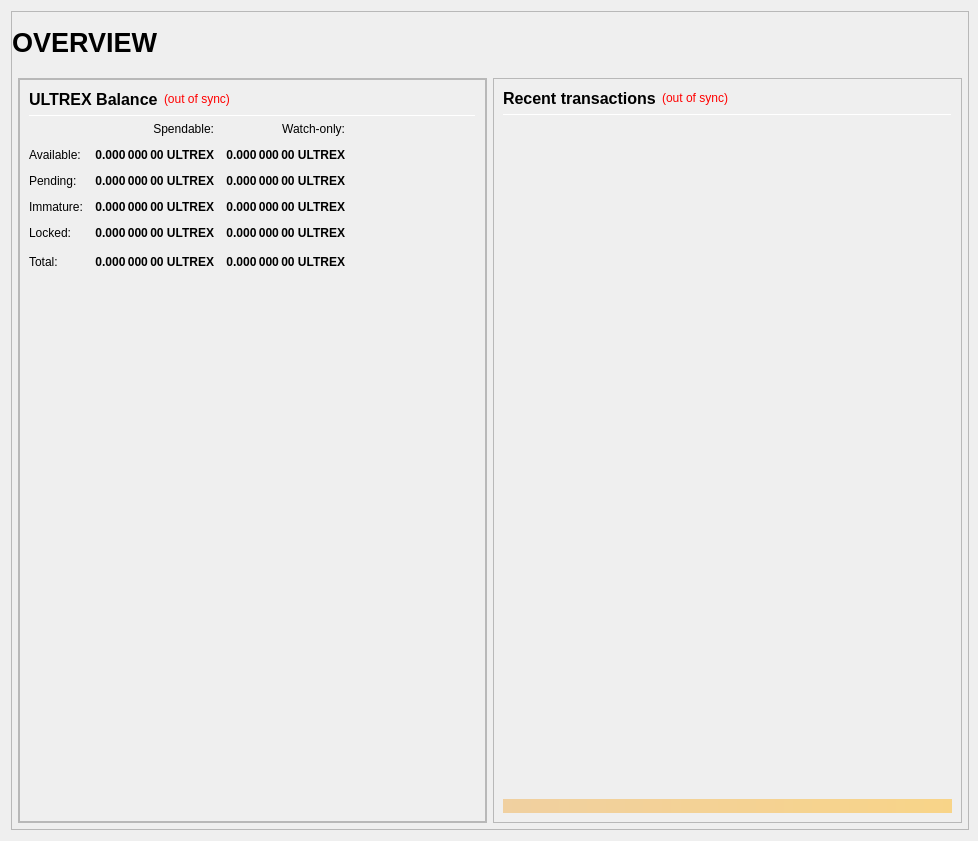
<?xml version="1.0" encoding="UTF-8"?>
<ui version="4.0">
 <class>OverviewPage</class>
 <widget class="QWidget" name="OverviewPage">
  <property name="geometry">
   <rect>
    <x>0</x>
    <y>0</y>
    <width>978</width>
    <height>841</height>
   </rect>
  </property>
  <property name="minimumSize">
   <size>
    <width>960</width>
    <height>682</height>
   </size>
  </property>
  <property name="windowTitle">
   <string>Form</string>
  </property>
  <layout class="QVBoxLayout" name="topLayout" stretch="1">
   <property name="rightMargin">
    <number>9</number>
   </property>
   <item>
    <widget class="QFrame" name="frame_BG">
     <property name="minimumSize">
      <size>
       <width>850</width>
       <height>610</height>
      </size>
     </property>
     <property name="maximumSize">
      <size>
       <width>16777215</width>
       <height>16777215</height>
      </size>
     </property>
     <property name="frameShape">
      <enum>QFrame::StyledPanel</enum>
     </property>
     <property name="frameShadow">
      <enum>QFrame::Raised</enum>
     </property>
     <layout class="QVBoxLayout" name="verticalLayout_3" stretch="1">
      <property name="leftMargin">
       <number>0</number>
      </property>
      <property name="topMargin">
       <number>0</number>
      </property>
      <property name="rightMargin">
       <number>0</number>
      </property>
      <property name="bottomMargin">
       <number>6</number>
      </property>
      <item>
       <layout class="QVBoxLayout" name="verticalLayout_Master" stretch="0,1">
        <property name="leftMargin">
         <number>0</number>
        </property>
        <property name="topMargin">
         <number>0</number>
        </property>
        <property name="rightMargin">
         <number>0</number>
        </property>
        <property name="bottomMargin">
         <number>0</number>
        </property>
        <item>
         <widget class="QFrame" name="frame_Header">
          <layout class="QVBoxLayout" name="verticalLayout_Header" stretch="0">
           <property name="leftMargin">
            <number>0</number>
           </property>
           <property name="topMargin">
            <number>0</number>
           </property>
           <property name="rightMargin">
            <number>0</number>
           </property>
           <property name="bottomMargin">
            <number>0</number>
           </property>
           <item>
            <layout class="QHBoxLayout" name="horizontalLayout_Header" stretch="1,0,1">
             <property name="spacing">
              <number>6</number>
             </property>
             <item>
              <widget class="QLabel" name="labelOverviewHeaderLeft">
               <property name="minimumSize">
                <size>
                 <width>464</width>
                 <height>60</height>
                </size>
               </property>
               <property name="maximumSize">
                <size>
                 <width>16777215</width>
                 <height>60</height>
                </size>
               </property>
               <property name="font">
                <font>
                 <pointsize>20</pointsize>
                 <weight>75</weight>
                 <bold>true</bold>
                </font>
               </property>
               <property name="text">
                <string>OVERVIEW</string>
               </property>
               <property name="alignment">
                <set>Qt::AlignLeading|Qt::AlignLeft|Qt::AlignVCenter</set>
               </property>
              </widget>
             </item>
             <item>
              <spacer name="horizontalSpacer_Header">
               <property name="orientation">
                <enum>Qt::Horizontal</enum>
               </property>
               <property name="sizeHint" stdset="0">
                <size>
                 <width>40</width>
                 <height>20</height>
                </size>
               </property>
              </spacer>
             </item>
             <item>
              <widget class="QLabel" name="labelOverviewHeaderRight">
               <property name="minimumSize">
                <size>
                 <width>464</width>
                 <height>60</height>
                </size>
               </property>
               <property name="maximumSize">
                <size>
                 <width>16777215</width>
                 <height>60</height>
                </size>
               </property>
               <property name="font">
                <font>
                 <pointsize>14</pointsize>
                </font>
               </property>
               <property name="text">
                <string/>
               </property>
               <property name="alignment">
                <set>Qt::AlignRight|Qt::AlignTrailing|Qt::AlignVCenter</set>
               </property>
              </widget>
             </item>
            </layout>
           </item>
          </layout>
         </widget>
        </item>
        <item>
         <widget class="QFrame" name="frame_Content">
          <layout class="QVBoxLayout" name="verticalLayout_Content">
           <property name="leftMargin">
            <number>6</number>
           </property>
           <property name="topMargin">
            <number>0</number>
           </property>
           <property name="rightMargin">
            <number>6</number>
           </property>
           <property name="bottomMargin">
            <number>0</number>
           </property>
           <item>
            <layout class="QHBoxLayout" name="horizontalLayout_Content" stretch="1,1">
             <property name="spacing">
              <number>6</number>
             </property>
             <item>
              <layout class="QVBoxLayout" name="verticalLayout_left" stretch="1">
               <item>
                <widget class="QFrame" name="frameObfuscation">
                 <property name="minimumSize">
                  <size>
                   <width>0</width>
                   <height>0</height>
                  </size>
                 </property>
                 <property name="frameShape">
                  <enum>QFrame::StyledPanel</enum>
                 </property>
                 <property name="frameShadow">
                  <enum>QFrame::Raised</enum>
                 </property>
                 <layout class="QVBoxLayout" name="verticalLayout" stretch="0,0,0">
                  <property name="leftMargin">
                   <number>0</number>
                  </property>
                  <property name="topMargin">
                   <number>0</number>
                  </property>
                  <property name="rightMargin">
                   <number>0</number>
                  </property>
                  <property name="bottomMargin">
                   <number>0</number>
                  </property>
                  <item>
                   <widget class="QFrame" name="frame_Balances">
                    <property name="frameShape">
                     <enum>QFrame::StyledPanel</enum>
                    </property>
                    <property name="frameShadow">
                     <enum>QFrame::Raised</enum>
                    </property>
                    <layout class="QVBoxLayout" name="verticalLayout_4">
                     <item>
                      <layout class="QHBoxLayout" name="horizontalLayout_4">
                       <item>
                        <widget class="QLabel" name="label_5">
                         <property name="minimumSize">
                          <size>
                           <width>0</width>
                           <height>20</height>
                          </size>
                         </property>
                         <property name="font">
                          <font>
                           <pointsize>12</pointsize>
                           <weight>75</weight>
                           <bold>true</bold>
                          </font>
                         </property>
                         <property name="text">
                          <string>ULTREX Balance</string>
                         </property>
                        </widget>
                       </item>
					   <item>
                        <widget class="QLabel" name="labelWalletStatus">
                         <property name="cursor">
                          <cursorShape>WhatsThisCursor</cursorShape>
                         </property>
                         <property name="toolTip">
                          <string>The displayed information may be out of date. Your wallet automatically synchronizes with the Ultrachaint network after a connection is established, but this process has not completed yet.</string>
                         </property>
                         <property name="styleSheet">
                          <string notr="true">QLabel { color: red; }</string>
                         </property>
                         <property name="text">
                          <string notr="true">(out of sync)</string>
                         </property>
                         <property name="alignment">
                          <set>Qt::AlignLeading|Qt::AlignLeft|Qt::AlignVCenter</set>
                         </property>
                        </widget>
                       </item>
                       <item>
                        <spacer name="horizontalSpacer_3">
                         <property name="orientation">
                          <enum>Qt::Horizontal</enum>
                         </property>
                         <property name="sizeHint" stdset="0">
                          <size>
                           <width>40</width>
                           <height>20</height>
                          </size>
                         </property>
                        </spacer>
                       </item>
                      </layout>
                     </item>
                     <item>
                      <widget class="Line" name="line_Balance">
                       <property name="minimumSize">
                        <size>
                         <width>0</width>
                         <height>1</height>
                        </size>
                       </property>
                       <property name="maximumSize">
                        <size>
                         <width>16777215</width>
                         <height>1</height>
                        </size>
                       </property>
                       <property name="orientation">
                        <enum>Qt::Horizontal</enum>
                       </property>
                      </widget>
                     </item>
                     <item>
                      <layout class="QGridLayout" name="gridLayout">
                       <property name="spacing">
                        <number>12</number>
                       </property>
                       <item row="0" column="1">
                        <widget class="QLabel" name="labelSpendable">
                         <property name="text">
                          <string>Spendable:</string>
                         </property>
                         <property name="alignment">
                          <set>Qt::AlignRight|Qt::AlignTrailing|Qt::AlignVCenter</set>
                         </property>
                        </widget>
                       </item>
                       <item row="0" column="2">
                        <widget class="QLabel" name="labelWatchonly">
                         <property name="text">
                          <string>Watch-only:</string>
                         </property>
                         <property name="alignment">
                          <set>Qt::AlignRight|Qt::AlignTrailing|Qt::AlignVCenter</set>
                         </property>
                        </widget>
                       </item>
                       <item row="1" column="0">
                        <widget class="QLabel" name="labelBalanceText">
                         <property name="text">
                          <string>Available:</string>
                         </property>
                        </widget>
                       </item>
                       <item row="1" column="1">
                        <widget class="QLabel" name="labelBalance">
                         <property name="font">
                          <font>
                           <weight>75</weight>
                           <bold>true</bold>
                          </font>
                         </property>
                         <property name="cursor">
                          <cursorShape>IBeamCursor</cursorShape>
                         </property>
                         <property name="toolTip">
                          <string>Your current spendable balance</string>
                         </property>
                         <property name="text">
                          <string notr="true">0.000 000 00 ULTREX</string>
                         </property>
                         <property name="alignment">
                          <set>Qt::AlignRight|Qt::AlignTrailing|Qt::AlignVCenter</set>
                         </property>
                         <property name="textInteractionFlags">
                          <set>Qt::LinksAccessibleByMouse|Qt::TextSelectableByKeyboard|Qt::TextSelectableByMouse</set>
                         </property>
                        </widget>
                       </item>
                       <item row="1" column="2">
                        <widget class="QLabel" name="labelWatchAvailable">
                         <property name="font">
                          <font>
                           <weight>75</weight>
                           <bold>true</bold>
                          </font>
                         </property>
                         <property name="cursor">
                          <cursorShape>IBeamCursor</cursorShape>
                         </property>
                         <property name="toolTip">
                          <string>Your current balance in watch-only addresses</string>
                         </property>
                         <property name="text">
                          <string notr="true">0.000 000 00 ULTREX</string>
                         </property>
                         <property name="alignment">
                          <set>Qt::AlignRight|Qt::AlignTrailing|Qt::AlignVCenter</set>
                         </property>
                         <property name="textInteractionFlags">
                          <set>Qt::LinksAccessibleByMouse|Qt::TextSelectableByKeyboard|Qt::TextSelectableByMouse</set>
                         </property>
                        </widget>
                       </item>
                       <item row="2" column="0">
                        <widget class="QLabel" name="labelPendingText">
                         <property name="text">
                          <string>Pending:</string>
                         </property>
                        </widget>
                       </item>
                       <item row="2" column="1">
                        <widget class="QLabel" name="labelUnconfirmed">
                         <property name="font">
                          <font>
                           <weight>75</weight>
                           <bold>true</bold>
                          </font>
                         </property>
                         <property name="cursor">
                          <cursorShape>IBeamCursor</cursorShape>
                         </property>
                         <property name="toolTip">
                          <string>Total of transactions that have yet to be confirmed, and do not yet count toward the spendable balance</string>
                         </property>
                         <property name="text">
                          <string notr="true">0.000 000 00 ULTREX</string>
                         </property>
                         <property name="alignment">
                          <set>Qt::AlignRight|Qt::AlignTrailing|Qt::AlignVCenter</set>
                         </property>
                         <property name="textInteractionFlags">
                          <set>Qt::LinksAccessibleByMouse|Qt::TextSelectableByKeyboard|Qt::TextSelectableByMouse</set>
                         </property>
                        </widget>
                       </item>
                       <item row="2" column="2">
                        <widget class="QLabel" name="labelWatchPending">
                         <property name="font">
                          <font>
                           <weight>75</weight>
                           <bold>true</bold>
                          </font>
                         </property>
                         <property name="cursor">
                          <cursorShape>IBeamCursor</cursorShape>
                         </property>
                         <property name="toolTip">
                          <string>Unconfirmed transactions to watch-only addresses</string>
                         </property>
                         <property name="text">
                          <string notr="true">0.000 000 00 ULTREX</string>
                         </property>
                         <property name="alignment">
                          <set>Qt::AlignRight|Qt::AlignTrailing|Qt::AlignVCenter</set>
                         </property>
                         <property name="textInteractionFlags">
                          <set>Qt::LinksAccessibleByMouse|Qt::TextSelectableByKeyboard|Qt::TextSelectableByMouse</set>
                         </property>
                        </widget>
                       </item>
                       <item row="3" column="0">
                        <widget class="QLabel" name="labelImmatureText">
                         <property name="text">
                          <string>Immature:</string>
                         </property>
                        </widget>
                       </item>
                       <item row="3" column="1">
                        <widget class="QLabel" name="labelImmature">
                         <property name="font">
                          <font>
                           <weight>75</weight>
                           <bold>true</bold>
                          </font>
                         </property>
                         <property name="cursor">
                          <cursorShape>IBeamCursor</cursorShape>
                         </property>
                         <property name="toolTip">
                          <string>Staked or masternode rewards that has not yet matured</string>
                         </property>
                         <property name="text">
                          <string notr="true">0.000 000 00 ULTREX</string>
                         </property>
                         <property name="alignment">
                          <set>Qt::AlignRight|Qt::AlignTrailing|Qt::AlignVCenter</set>
                         </property>
                         <property name="textInteractionFlags">
                          <set>Qt::LinksAccessibleByMouse|Qt::TextSelectableByKeyboard|Qt::TextSelectableByMouse</set>
                         </property>
                        </widget>
                       </item>
                       <item row="3" column="2">
                        <widget class="QLabel" name="labelWatchImmature">
                         <property name="font">
                          <font>
                           <weight>75</weight>
                           <bold>true</bold>
                          </font>
                         </property>
                         <property name="cursor">
                          <cursorShape>IBeamCursor</cursorShape>
                         </property>
                         <property name="toolTip">
                          <string>Staked or masternode rewards in watch-only addresses that has not yet matured</string>
                         </property>
                         <property name="text">
                          <string notr="true">0.000 000 00 ULTREX</string>
                         </property>
                         <property name="alignment">
                          <set>Qt::AlignRight|Qt::AlignTrailing|Qt::AlignVCenter</set>
                         </property>
                         <property name="textInteractionFlags">
                          <set>Qt::LinksAccessibleByMouse|Qt::TextSelectableByKeyboard|Qt::TextSelectableByMouse</set>
                         </property>
                        </widget>
                       </item>
                       <item row="4" column="0">
                        <widget class="QLabel" name="labelLockedBalanceText">
                         <property name="toolTip">
                          <string>Locked ULTREX or Masternode collaterals. These are excluded from zULTREX minting.</string>
                         </property>
                         <property name="text">
                          <string>Locked:</string>
                         </property>
                        </widget>
                       </item>
                       <item row="4" column="1">
                        <widget class="QLabel" name="labelLockedBalance">
                         <property name="font">
                          <font>
                           <weight>75</weight>
                           <bold>true</bold>
                          </font>
                         </property>
                         <property name="cursor">
                          <cursorShape>IBeamCursor</cursorShape>
                         </property>
                         <property name="toolTip">
                          <string>Locked ULTREX or Masternode collaterals. These are excluded from zULTREX minting.</string>
                         </property>
                         <property name="text">
                          <string notr="true">0.000 000 00 ULTREX</string>
                         </property>
                         <property name="alignment">
                          <set>Qt::AlignRight|Qt::AlignTrailing|Qt::AlignVCenter</set>
                         </property>
                         <property name="textInteractionFlags">
                          <set>Qt::LinksAccessibleByMouse|Qt::TextSelectableByKeyboard|Qt::TextSelectableByMouse</set>
                         </property>
                        </widget>
                       </item>
                       <item row="4" column="2">
                        <widget class="QLabel" name="labelWatchLocked">
                         <property name="font">
                          <font>
                           <weight>75</weight>
                           <bold>true</bold>
                          </font>
                         </property>
                         <property name="cursor">
                          <cursorShape>IBeamCursor</cursorShape>
                         </property>
                         <property name="toolTip">
                          <string>Current locked balance in watch-only addresses</string>
                         </property>
                         <property name="text">
                          <string notr="true">0.000 000 00 ULTREX</string>
                         </property>
                         <property name="alignment">
                          <set>Qt::AlignRight|Qt::AlignTrailing|Qt::AlignVCenter</set>
                         </property>
                         <property name="textInteractionFlags">
                          <set>Qt::LinksAccessibleByMouse|Qt::TextSelectableByKeyboard|Qt::TextSelectableByMouse</set>
                         </property>
                        </widget>
                       </item>
                       <item row="5" column="0">
                        <widget class="QLabel" name="labelTotalText">
                         <property name="toolTip">
                          <string>Your current Ultrachaint balance, unconfirmed and immature transactions included</string>
                         </property>
                         <property name="text">
                          <string>Total:</string>
                         </property>
                        </widget>
                       </item>
                       <item row="5" column="1">
                        <widget class="QLabel" name="labelTotal">
                         <property name="font">
                          <font>
                           <weight>75</weight>
                           <bold>true</bold>
                          </font>
                         </property>
                         <property name="cursor">
                          <cursorShape>IBeamCursor</cursorShape>
                         </property>
                         <property name="toolTip">
                          <string>Your current Ultrachaint balance, unconfirmed and immature transactions included</string>
                         </property>
                         <property name="text">
                          <string notr="true">0.000 000 00 ULTREX</string>
                         </property>
                         <property name="alignment">
                          <set>Qt::AlignRight|Qt::AlignTrailing|Qt::AlignVCenter</set>
                         </property>
                         <property name="textInteractionFlags">
                          <set>Qt::LinksAccessibleByMouse|Qt::TextSelectableByKeyboard|Qt::TextSelectableByMouse</set>
                         </property>
                        </widget>
                       </item>
                       <item row="5" column="2">
                        <widget class="QLabel" name="labelWatchTotal">
                         <property name="font">
                          <font>
                           <weight>75</weight>
                           <bold>true</bold>
                          </font>
                         </property>
                         <property name="cursor">
                          <cursorShape>IBeamCursor</cursorShape>
                         </property>
                         <property name="toolTip">
                          <string>Current total balance in watch-only addresses</string>
                         </property>
                         <property name="text">
                          <string notr="true">0.000 000 00 ULTREX</string>
                         </property>
                         <property name="alignment">
                          <set>Qt::AlignRight|Qt::AlignTrailing|Qt::AlignVCenter</set>
                         </property>
                         <property name="textInteractionFlags">
                          <set>Qt::LinksAccessibleByMouse|Qt::TextSelectableByKeyboard|Qt::TextSelectableByMouse</set>
                         </property>
                        </widget>
                       </item>
                       <item row="5" column="3">
                        <spacer name="horizontalSpacer_9">
                         <property name="orientation">
                          <enum>Qt::Horizontal</enum>
                         </property>
                         <property name="sizeHint" stdset="0">
                          <size>
                           <width>40</width>
                           <height>20</height>
                          </size>
                         </property>
                        </spacer>
                       </item>
                      </layout>
                     </item>
                     <item>
                      <spacer name="verticalSpacer_3">
                       <property name="orientation">
                        <enum>Qt::Vertical</enum>
                       </property>
                       <property name="sizeHint" stdset="0">
                        <size>
                         <width>20</width>
                         <height>40</height>
                        </size>
                       </property>
                      </spacer>
                     </item>
                    </layout>
                   </widget>
                  </item>
                 </layout>
                </widget>
               </item>
              </layout>
             </item>
             <item>
              <layout class="QVBoxLayout" name="verticalLayout_right" stretch="1">
               <item>
                <widget class="QFrame" name="frame_RecentTransactions">
                 <property name="minimumSize">
                  <size>
                   <width>0</width>
                   <height>0</height>
                  </size>
                 </property>
                 <property name="frameShape">
                  <enum>QFrame::StyledPanel</enum>
                 </property>
                 <property name="frameShadow">
                  <enum>QFrame::Raised</enum>
                 </property>
                 <layout class="QVBoxLayout" name="verticalLayout_1" stretch="0,0,0,0,0">
                  <item>
                   <layout class="QHBoxLayout" name="horizontalLayout_2">
                    <item>
                     <widget class="QLabel" name="label_4">
                      <property name="minimumSize">
                       <size>
                        <width>0</width>
                        <height>20</height>
                       </size>
                      </property>
                      <property name="font">
                       <font>
                        <pointsize>12</pointsize>
                        <weight>75</weight>
                        <bold>true</bold>
                       </font>
                      </property>
                      <property name="text">
                       <string>Recent transactions</string>
                      </property>
                     </widget>
                    </item>
                    <item>
                     <widget class="QLabel" name="labelTransactionsStatus">
                      <property name="cursor">
                       <cursorShape>WhatsThisCursor</cursorShape>
                      </property>
                      <property name="toolTip">
                       <string>The displayed information may be out of date. Your wallet automatically synchronizes with the Ultrachaint network after a connection is established, but this process has not completed yet.</string>
                      </property>
                      <property name="styleSheet">
                       <string notr="true">QLabel { color: red; }</string>
                      </property>
                      <property name="text">
                       <string notr="true">(out of sync)</string>
                      </property>
                      <property name="alignment">
                       <set>Qt::AlignRight|Qt::AlignTrailing|Qt::AlignVCenter</set>
                      </property>
                     </widget>
                    </item>
                    <item>
                     <spacer name="horizontalSpacer">
                      <property name="orientation">
                       <enum>Qt::Horizontal</enum>
                      </property>
                      <property name="sizeHint" stdset="0">
                       <size>
                        <width>40</width>
                        <height>20</height>
                       </size>
                      </property>
                     </spacer>
                    </item>
                   </layout>
                  </item>
                  <item>
                   <widget class="Line" name="line">
                    <property name="minimumSize">
                     <size>
                      <width>0</width>
                      <height>1</height>
                     </size>
                    </property>
                    <property name="maximumSize">
                     <size>
                      <width>16777215</width>
                      <height>1</height>
                     </size>
                    </property>
                    <property name="orientation">
                     <enum>Qt::Horizontal</enum>
                    </property>
                   </widget>
                  </item>
                  <item>
                   <widget class="QListView" name="listTransactions">
                    <property name="minimumSize">
                     <size>
                      <width>0</width>
                      <height>0</height>
                     </size>
                    </property>
                    <property name="styleSheet">
                     <string notr="true">QListView { background: transparent; }</string>
                    </property>
                    <property name="frameShape">
                     <enum>QFrame::NoFrame</enum>
                    </property>
                    <property name="verticalScrollBarPolicy">
                     <enum>Qt::ScrollBarAlwaysOff</enum>
                    </property>
                    <property name="horizontalScrollBarPolicy">
                     <enum>Qt::ScrollBarAlwaysOff</enum>
                    </property>
                    <property name="selectionMode">
                     <enum>QAbstractItemView::NoSelection</enum>
                    </property>
                   </widget>
                  </item>
                  <item>
                   <spacer name="verticalSpacer_2">
                    <property name="orientation">
                     <enum>Qt::Vertical</enum>
                    </property>
                    <property name="sizeType">
                     <enum>QSizePolicy::Expanding</enum>
                    </property>
                    <property name="sizeHint" stdset="0">
                     <size>
                      <width>20</width>
                      <height>40</height>
                     </size>
                    </property>
                   </spacer>
                  </item>
                  <item>
                   <widget class="QLabel" name="labelAlerts">
                    <property name="maximumSize">
                     <size>
                      <width>16777215</width>
                      <height>16777215</height>
                     </size>
                    </property>
                    <property name="styleSheet">
                     <string notr="true">background-color: qlineargradient(x1: 0, y1: 0, x2: 1, y2: 0, stop:0 #F0D0A0, stop:1 #F8D488); color:#000000;</string>
                    </property>
                    <property name="text">
                     <string/>
                    </property>
                    <property name="wordWrap">
                     <bool>true</bool>
                    </property>
                    <property name="margin">
                     <number>3</number>
                    </property>
                   </widget>
                  </item>
                 </layout>
                </widget>
               </item>
              </layout>
             </item>
            </layout>
           </item>
          </layout>
         </widget>
        </item>
       </layout>
      </item>
     </layout>
    </widget>
   </item>
  </layout>
 </widget>
 <resources/>
 <connections/>
</ui>
